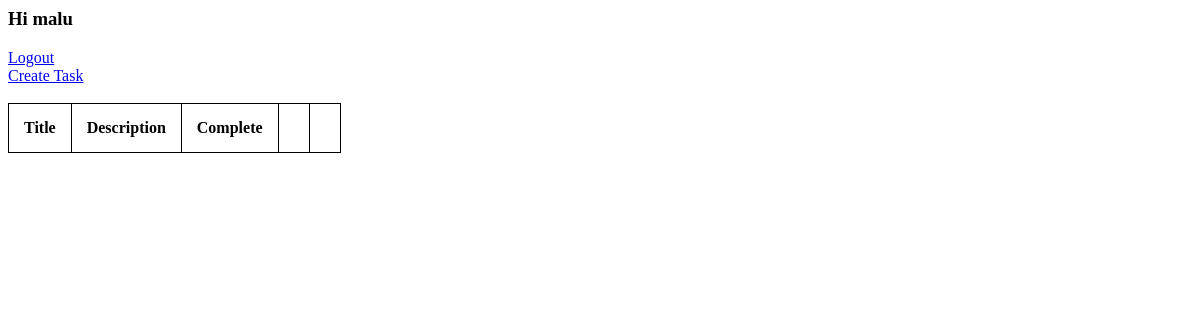
Page / (signed in) on the earlier database version.
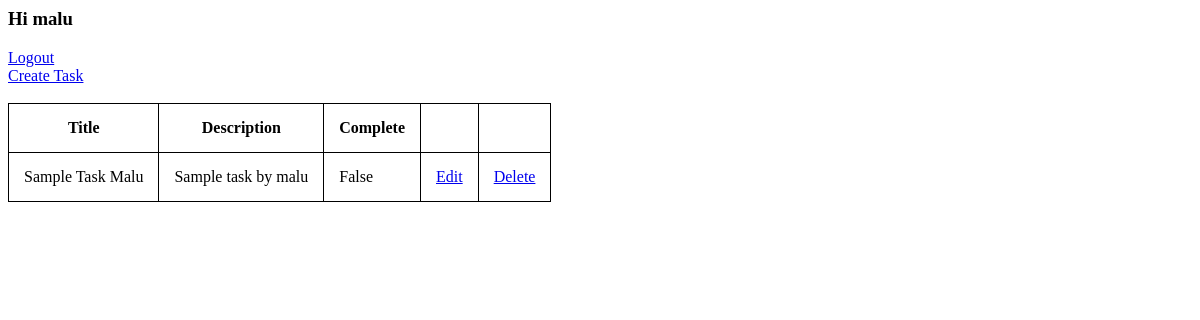
Same page on the later database version.
### app/models.py (models this page shows, shortened)
class Task(models.Model):
    user = models.ForeignKey(User,on_delete=models.CASCADE,null=True)
    title = models.CharField(max_length=100)
    description = models.TextField(null=True)
    complete= models.BooleanField(default=False)
    created_at = models.DateTimeField(auto_now_add=True)
    class Meta:
        ordering = ('complete',)

### app/views.py (the view)
# urls.py: path('', TaskList,name='tasklist'),
def TaskList(request):
    user = request.user
    if user.is_anonymous:
        form = Login()
        context ={'form': form}
        return render(request,'app/login.html',context)
    task=Task.objects.filter(user=user)
    context={'task': task,'user': user}
    return render(request,'app/list.html',context)

### app/templates/app/list.html (shortened to what this page needs)
<head>
</head>
<body>
    <div>
        <h3>Hi {{user.username}}</h3>
        <a href="{% url 'logout' %}">Logout</a>
    </div>
    <a href="{% url 'create_task' %}">Create Task</a><br><br>
    <table>
        <tr>
            <th>Title</th>
            <th>Description</th>
            <th>Complete</th>
            <th></th>
            <th></th>
        </tr>
        {% for i in task %}
        <tr>
            <td>{{i.title}}</td>
            <td>{{i.description}}</td>
            <td>{{i.complete}}</td>
            <td><a href="{% url 'update_task' i.id %}">Edit</a></td>
            <td><a href="{% url 'delete_task' i.id %}">Delete</a></td>
        </tr>
    {% endfor %}
    </table>
</body>

Differences in the rows shown:
added Task: title "Sample Task Malu", description "Sample task by malu", complete "False"
